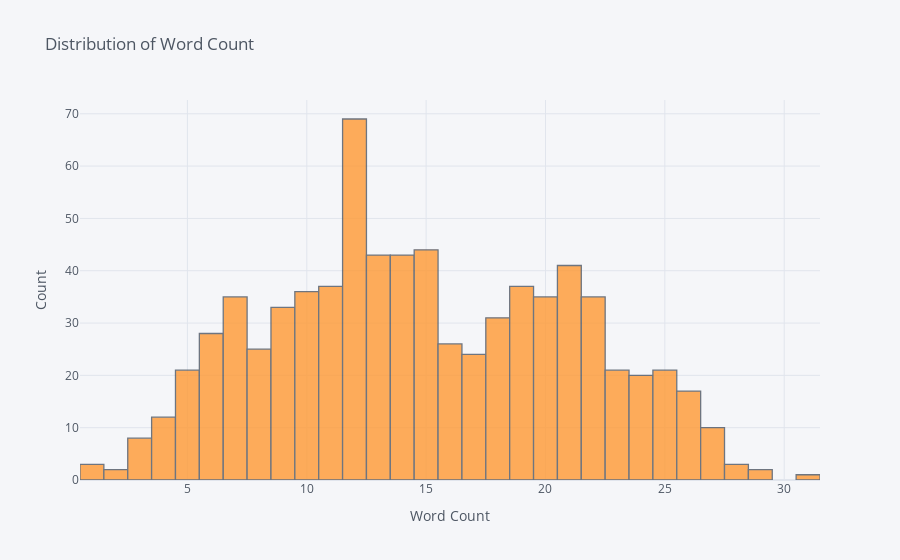

Write notebook code for a chart like this one.
### Code cell
df['word_count'].iplot(kind = 'hist', xTitle = 'Word Count', yTitle = 'Count', title = "Distribution of Word Count")

### Figure 1 — Plotly figure (JSON) as saved in the notebook; plotly's stock layout.template omitted (floating-point values rounded to 4 significant figures; data arrays with more than 128 entries replaced by an {"elided": "..."} marker saying what was removed)
{"data": [{"histfunc": "count", "histnorm": "", "marker": {"color": "rgba(255, 153, 51, 1.0)", "line": {"color": "#4D5663", "width": 1.3}}, "name": "word_count", "opacity": 0.8, "orientation": "v", "type": "histogram", "x": {"elided": "763 int values"}}], "layout": {"barmode": "overlay", "legend": {"bgcolor": "#F5F6F9", "font": {"color": "#4D5663"}}, "paper_bgcolor": "#F5F6F9", "plot_bgcolor": "#F5F6F9", "title": {"font": {"color": "#4D5663"}, "text": "Distribution of Word Count"}, "xaxis": {"gridcolor": "#E1E5ED", "showgrid": true, "tickfont": {"color": "#4D5663"}, "title": {"font": {"color": "#4D5663"}, "text": "Word Count"}, "zerolinecolor": "#E1E5ED"}, "yaxis": {"gridcolor": "#E1E5ED", "showgrid": true, "tickfont": {"color": "#4D5663"}, "title": {"font": {"color": "#4D5663"}, "text": "Count"}, "zerolinecolor": "#E1E5ED"}}}
